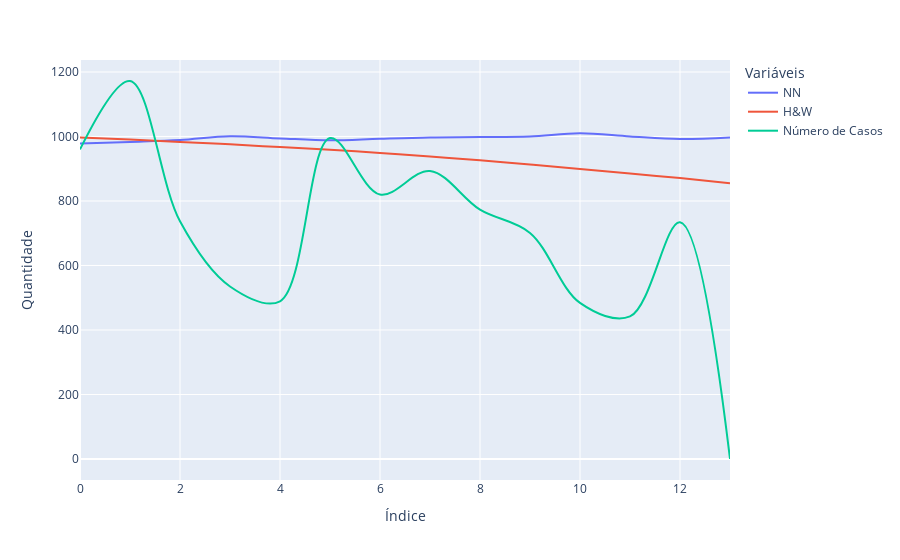

Here is the notebook cell this chart was saved with:
### Code cell
fig = px.line(y=[predictions[0].round(), actuals, data_from_newCases['newCases'][-14:]], line_shape='spline', labels={'variable': 'Variáveis', 'index': 'Índice', 'value': 'Quantidade'})

customLegend(fig=fig,nameSwap = {'wide_variable_0': 'NN', 'wide_variable_1': 'H&W', 'wide_variable_2': 'Número de Casos'})

### Figure 1 — Plotly figure (JSON) as saved in the notebook; plotly's stock layout.template omitted (floating-point values rounded to 4 significant figures)
{"data": [{"hovertemplate": "Variáveis=wide_variable_0<br>Índice=%{x}<br>Quantidade=%{y}<extra></extra>", "legendgroup": "wide_variable_0", "line": {"color": "#636efa", "dash": "solid", "shape": "spline"}, "mode": "lines", "name": "NN", "orientation": "v", "showlegend": true, "type": "scatter", "x": [0, 1, 2, 3, 4, 5, 6, 7, 8, 9, 10, 11, 12, 13], "xaxis": "x", "y": [978, 983, 989, 1001, 994, 988, 993, 997, 998, 1000, 1010, 1000, 992, 997], "yaxis": "y"}, {"hovertemplate": "Variáveis=wide_variable_1<br>Índice=%{x}<br>Quantidade=%{y}<extra></extra>", "legendgroup": "wide_variable_1", "line": {"color": "#EF553B", "dash": "solid", "shape": "spline"}, "mode": "lines", "name": "H&W", "orientation": "v", "showlegend": true, "type": "scatter", "x": [0, 1, 2, 3, 4, 5, 6, 7, 8, 9, 10, 11, 12, 13], "xaxis": "x", "y": [997, 991, 983, 976, 967, 959, 949, 938, 926, 913, 899, 885, 871, 855], "yaxis": "y"}, {"hovertemplate": "Variáveis=wide_variable_2<br>Índice=%{x}<br>Quantidade=%{y}<extra></extra>", "legendgroup": "wide_variable_2", "line": {"color": "#00cc96", "dash": "solid", "shape": "spline"}, "mode": "lines", "name": "Número de Casos", "orientation": "v", "showlegend": true, "type": "scatter", "x": [0, 1, 2, 3, 4, 5, 6, 7, 8, 9, 10, 11, 12, 13], "xaxis": "x", "y": [960, 1172, 737, 535, 489, 995, 820, 893, 773, 701, 484, 442, 734, 0], "yaxis": "y"}], "layout": {"legend": {"title": {"text": "Variáveis"}, "tracegroupgap": 0}, "margin": {"t": 60}, "xaxis": {"anchor": "y", "domain": [0, 1], "title": {"text": "Índice"}}, "yaxis": {"anchor": "x", "domain": [0, 1], "title": {"text": "Quantidade"}}}}
